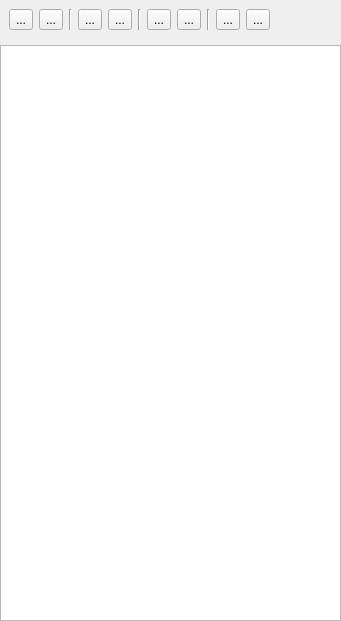
<?xml version="1.0" encoding="UTF-8"?>
<ui version="4.0">
 <class>NaviFileSystem</class>
 <widget class="QWidget" name="NaviFileSystem">
  <property name="geometry">
   <rect>
    <x>0</x>
    <y>0</y>
    <width>341</width>
    <height>621</height>
   </rect>
  </property>
  <property name="sizePolicy">
   <sizepolicy hsizetype="Expanding" vsizetype="Expanding">
    <horstretch>0</horstretch>
    <verstretch>0</verstretch>
   </sizepolicy>
  </property>
  <property name="windowTitle">
   <string>Form</string>
  </property>
  <widget class="QWidget" name="verticalLayoutWidget">
   <property name="geometry">
    <rect>
     <x>0</x>
     <y>0</y>
     <width>341</width>
     <height>621</height>
    </rect>
   </property>
   <layout class="QVBoxLayout" name="verticalLayout">
    <item alignment="Qt::AlignmentFlag::AlignLeft">
     <widget class="QWidget" name="widget" native="true">
      <property name="sizePolicy">
       <sizepolicy hsizetype="Preferred" vsizetype="Preferred">
        <horstretch>0</horstretch>
        <verstretch>0</verstretch>
       </sizepolicy>
      </property>
      <property name="minimumSize">
       <size>
        <width>0</width>
        <height>0</height>
       </size>
      </property>
      <layout class="QHBoxLayout" name="horizontalLayout">
       <item>
        <widget class="QToolButton" name="toolRefresh">
         <property name="text">
          <string>...</string>
         </property>
         <property name="icon">
          <iconset theme="emblem-synchronized"/>
         </property>
        </widget>
       </item>
       <item>
        <widget class="QToolButton" name="toolShowAll">
         <property name="text">
          <string>...</string>
         </property>
         <property name="icon">
          <iconset theme="user-bookmarks"/>
         </property>
         <property name="checkable">
          <bool>true</bool>
         </property>
        </widget>
       </item>
       <item>
        <widget class="Line" name="line">
         <property name="orientation">
          <enum>Qt::Orientation::Vertical</enum>
         </property>
        </widget>
       </item>
       <item>
        <widget class="QToolButton" name="toolCollapseAll">
         <property name="text">
          <string>...</string>
         </property>
         <property name="icon">
          <iconset theme="list-add"/>
         </property>
        </widget>
       </item>
       <item>
        <widget class="QToolButton" name="toolExpandAll">
         <property name="text">
          <string>...</string>
         </property>
         <property name="icon">
          <iconset theme="list-remove"/>
         </property>
        </widget>
       </item>
       <item>
        <widget class="Line" name="line_2">
         <property name="orientation">
          <enum>Qt::Orientation::Vertical</enum>
         </property>
        </widget>
       </item>
       <item>
        <widget class="QToolButton" name="toolNewFolder">
         <property name="text">
          <string>...</string>
         </property>
         <property name="icon">
          <iconset theme="folder-new"/>
         </property>
        </widget>
       </item>
       <item>
        <widget class="QToolButton" name="toolNewFile">
         <property name="text">
          <string>...</string>
         </property>
         <property name="icon">
          <iconset theme="document-new"/>
         </property>
        </widget>
       </item>
       <item>
        <widget class="Line" name="line_3">
         <property name="orientation">
          <enum>Qt::Orientation::Vertical</enum>
         </property>
        </widget>
       </item>
       <item>
        <widget class="QToolButton" name="toolOpenSelected">
         <property name="text">
          <string>...</string>
         </property>
         <property name="icon">
          <iconset theme="document-open"/>
         </property>
        </widget>
       </item>
       <item>
        <widget class="QToolButton" name="toolDeleteSelected">
         <property name="text">
          <string>...</string>
         </property>
         <property name="icon">
          <iconset theme="user-trash"/>
         </property>
        </widget>
       </item>
      </layout>
     </widget>
    </item>
    <item>
     <widget class="QTreeView" name="treeView">
      <property name="editTriggers">
       <set>QAbstractItemView::EditTrigger::EditKeyPressed</set>
      </property>
      <property name="iconSize">
       <size>
        <width>16</width>
        <height>16</height>
       </size>
      </property>
      <attribute name="headerVisible">
       <bool>false</bool>
      </attribute>
     </widget>
    </item>
   </layout>
  </widget>
 </widget>
 <resources/>
 <connections/>
</ui>
